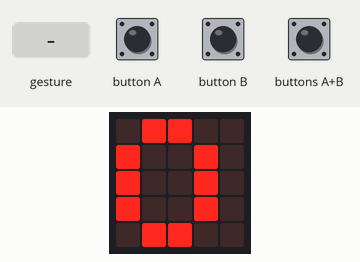
The program below on a simulated BBC micro:bit (MakeCode). Shown: the board's 5×5 LED display. Inputs (shaded band) come from the test bench. A tilt is held for 1.5 s and a shake lasts 1 s, then the board lies face up again.

Above: at 1.9 s.
2.0 s: buttons A+B pressed for 0.15 s
At 2.4 s:
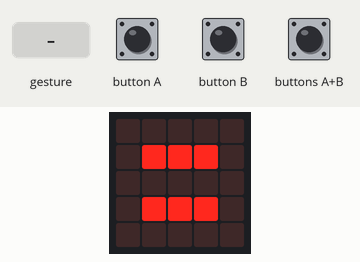
4.4 s: gesture 'shake'
At 4.9 s:
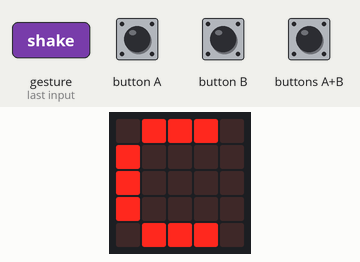
6.8 s: button A pressed for 0.15 s
At 7.3 s:
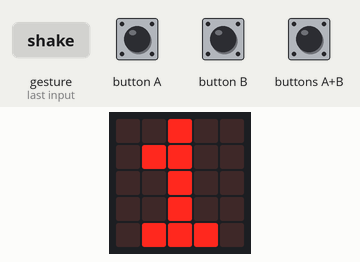
8.4 s: button B pressed for 0.15 s
At 9.7 s:
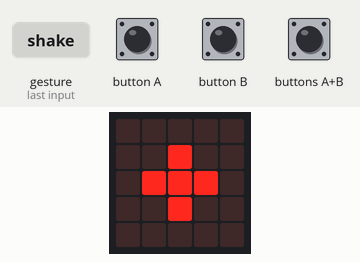
10.0 s: button B pressed for 0.15 s
At 10.9 s:
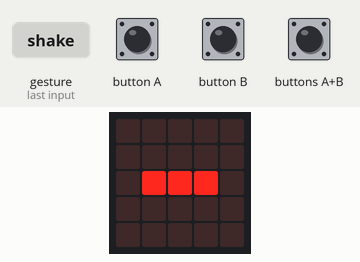
11.6 s: button B pressed for 0.15 s
At 12.1 s:
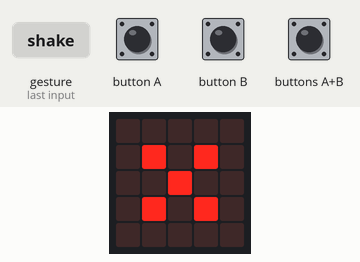
Timing chart, 0 to 14.2 s (numbered marks = the images above; inputs shaded):
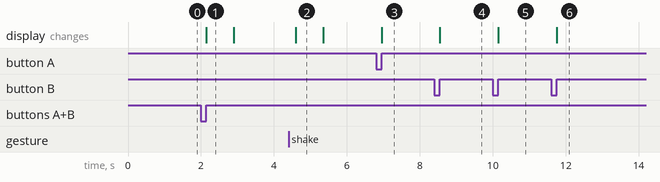

The program:

main.ts
```typescript
input.onButtonPressed(Button.A, function () {
    num = num + 1
    basic.showNumber(num)
    if (one == 1) {
        B = num
    }
    if (one == 0) {
        A = num
    }
})
input.onGesture(Gesture.Shake, function () {
    one = 0
    ANS = 0
    A = 0
    B = 0
    num = 0
    Arithmetic = 0
    basic.showString("C")
    basic.clearScreen()
    basic.showNumber(0)
})
input.onButtonPressed(Button.AB, function () {
    basic.showString("=")
    if (Arithmetic == 1) {
        ANS = A + B
    } else if (Arithmetic == 2) {
        ANS = A - B
    } else if (Arithmetic == 3) {
        ANS = A * B
    } else if (Arithmetic == 4) {
        ANS = A / B
    } else if (Arithmetic == 5) {
        Arithmetic = 0
    }
    basic.showString("" + (ANS))
})
input.onButtonPressed(Button.B, function () {
    one = 1
    num = 0
    Arithmetic = Arithmetic + 1
    if (Arithmetic == 1) {
        basic.showString("+")
    } else if (Arithmetic == 2) {
        basic.showString("-")
    } else if (Arithmetic == 3) {
        basic.showString("*")
    } else if (Arithmetic == 4) {
        basic.showString("/")
    } else if (Arithmetic == 5) {
        Arithmetic = 0
    }
})
let Arithmetic = 0
let num = 0
let B = 0
let A = 0
let ANS = 0
let one = 0
basic.showNumber(0)
one = 0
ANS = 0
A = 0
B = 0
num = 0
Arithmetic = 0
```

test.ts
```typescript
// 在這裡測試；當此封包作為擴充功能時，將不會編譯此內容。
```

Measured:
- after the input at 2.0 s, the display: changes after 0.15 s (image 1)
- after the input at 4.4 s, the display: changes after 0.20 s (image 2)
- after the input at 6.8 s, the display: changes after 0.15 s (image 3)
- after the input at 8.4 s, the display: changes after 0.15 s (image 4)
- after the input at 10.0 s, the display: changes after 0.15 s (image 5)
- after the input at 11.6 s, the display: changes after 0.15 s (image 6)
- what the display in image 1 shows lasts 0.7 s, from 2.2 s to 2.9 s
